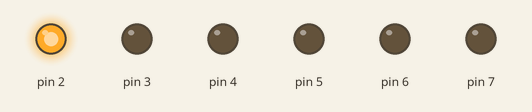
Recording of a sketch running on a simulated Arduino Uno, built with avr-gcc and run on an emulated ATmega328P. Shown: output pins drawn as LEDs (lit = HIGH).

Above: at 0.05 s.
At 1.45 s:
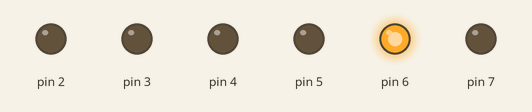
At 2.05 s:
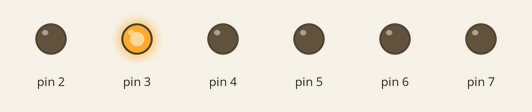
At 2.85 s:
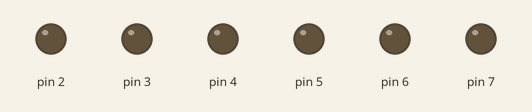
At 4.35 s:
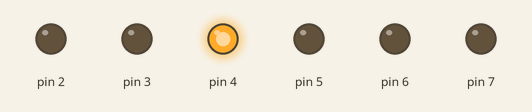
At 5.65 s:
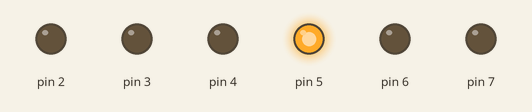
Timing chart, 0 to 6.0 s (numbered marks = the images above):
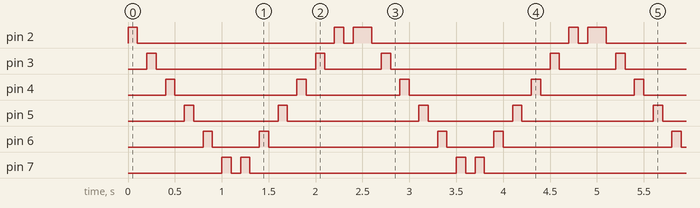

The sketch:

led7.ino
```cpp
int dl = 100;


void setup() {
  // put your setup code here, to run once:
for(int i = 2; i <= 7; i++){
  pinMode(i, OUTPUT);
}

}

void loop() {
  // put your main code here, to run repeatedly:

for(int i = 2; i <= 7; i++){
  digitalWrite(i, HIGH);
  delay(dl);
  digitalWrite(i, LOW);
  delay(dl);
}

for(int i = 7; i >= 2; i--){
  digitalWrite(i, HIGH);
  delay(dl);
  digitalWrite(i, LOW);
  delay(dl);
}

digitalWrite(2, HIGH);
delay(dl);

}
```

Measured:
- by itself, pin 2: repeats every 2.5 s: LOW 2.1 s, HIGH 0.10 s, LOW 0.10 s, HIGH 0.20 s
- by itself, pin 3: repeats every 2.5 s: LOW 1.7 s, HIGH 0.10 s, LOW 0.60 s, HIGH 0.10 s
- by itself, pin 4: repeats every 2.5 s: LOW 1.3 s, HIGH 0.10 s, LOW 1.0 s, HIGH 0.10 s
- by itself, pin 5: repeats every 2.5 s: LOW 0.90 s, HIGH 0.10 s, LOW 1.4 s, HIGH 0.10 s
- by itself, pin 6: repeats every 2.5 s: LOW 0.50 s, HIGH 0.10 s, LOW 1.8 s, HIGH 0.10 s
- by itself, pin 7: repeats every 2.5 s: LOW 0.10 s, HIGH 0.10 s, LOW 2.2 s, HIGH 0.10 s
